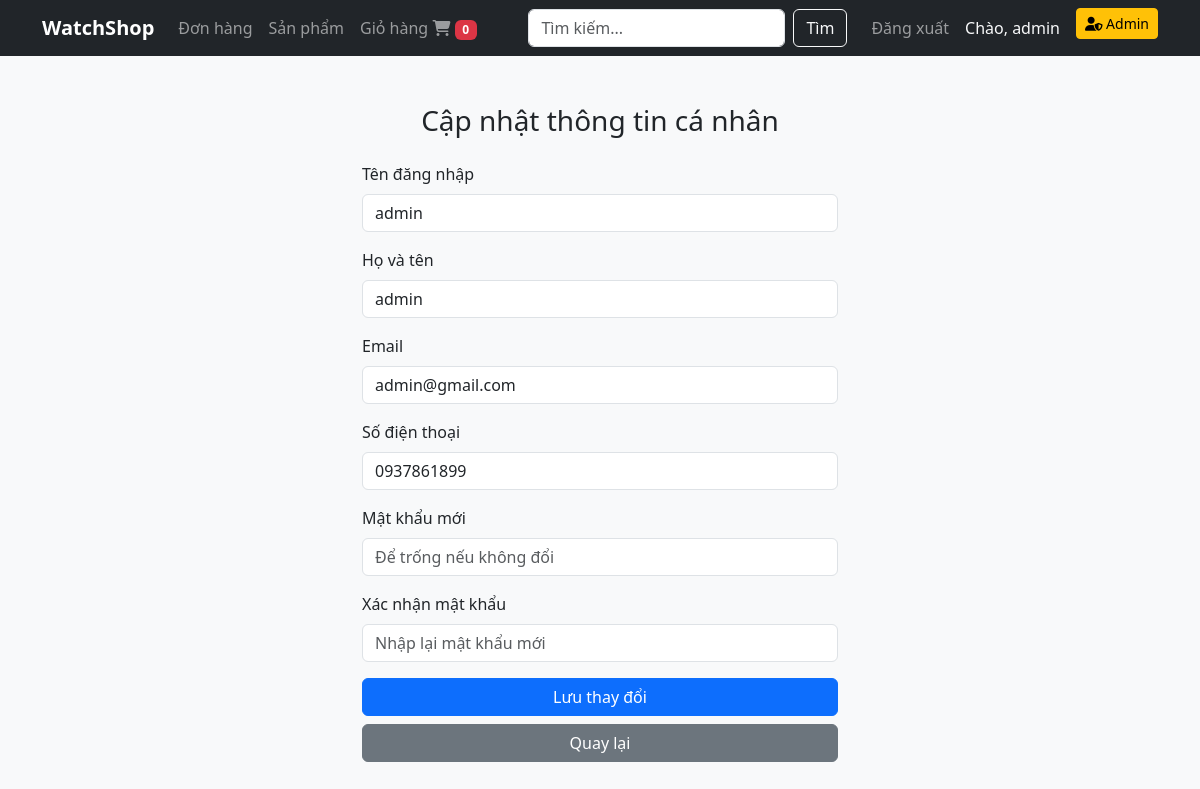
The app's page /index.php?action=editProfile (signed in) with its own data.
### tables this page shows
CREATE TABLE `users` (
  `id` int(11) NOT NULL,
  `fullname` varchar(32) NOT NULL,
  `username` varchar(50) NOT NULL,
  `password` varchar(255) NOT NULL,
  `email` varchar(100) NOT NULL,
  `phone` varchar(15) NOT NULL,
  `total_spent` decimal(15,2) NOT NULL DEFAULT 0.00,
  `role` enum('admin','user') NOT NULL DEFAULT 'user',
  `status` tinyint(1) NOT NULL DEFAULT 0,
  `level` enum('Diamond','Gold','Silver','Common') NOT NULL DEFAULT 'Common',
  `created_at` timestamp NOT NULL DEFAULT current_timestamp(),
  `updated_at` timestamp NOT NULL DEFAULT current_timestamp() ON UPDATE current_timestamp()
);

### controller/site/EditProfileController.php (called while the page is built, shortened)
<?php
require_once __DIR__ . "/../../model/User.php";
class EditProfileController {
    private User $userModel;
    public function __construct(User $userModel) {
        $this->userModel = $userModel;
    }
    public function editProfile(): void {
        $userId = $_SESSION['user']['id'];
        $user = $this->userModel->getById($userId);
        include __DIR__ . "/../../view/site/editProfile.php";
    }
}

### model/User.php (called while the page is built, shortened)
<?php
class User {
    private PDO $pdo;
    public function __construct(PDO $pdo) {
        $this->pdo = $pdo;
    }
    public function getById(int $id): ?array {
        $stmt = $this->pdo->prepare("SELECT * FROM users WHERE id = ? LIMIT 1");
        $stmt->execute([$id]);
        $user = $stmt->fetch();
        return $user ? $user : null;
    }
}

### view/site/editProfile.php (the view, shortened to what this page needs)
<?php include __DIR__ . '/components/header.php'; ?>
<body class="bg-light">
<div class="container mt-5" style="max-width: 500px;">
    <h3 class="text-center mb-4">Cập nhật thông tin cá nhân</h3>
    <form method="post" action="/php-pj/index.php?action=editProfile">
        <div class="mb-3">
            <label class="form-label">Tên đăng nhập</label>
            <input type="text" class="form-control" value="<?= htmlspecialchars($user['username']) ?>" readonly>
        </div>
        <div class="mb-3">
            <label class="form-label">Họ và tên</label>
            <input type="text" name="fullname" class="form-control"
                   value="<?= htmlspecialchars($user['fullname']) ?>" required>
        </div>
        <div class="mb-3">
            <label class="form-label">Email</label>
            <input type="email" name="email" class="form-control"
                   value="<?= htmlspecialchars($user['email']) ?>" required>
        </div>
        <div class="mb-3">
            <label class="form-label">Số điện thoại</label>
            <input type="text" name="phone" class="form-control"
                   value="<?= htmlspecialchars($user['phone']) ?>">
        </div>
        <div class="mb-3">
            <label class="form-label">Mật khẩu mới</label>
            <input type="password" name="password" class="form-control" placeholder="Để trống nếu không đổi">
        </div>
        <div class="mb-3">
            <label class="form-label">Xác nhận mật khẩu</label>
            <input type="password" name="confirm_password" class="form-control" placeholder="Nhập lại mật khẩu mới">
        </div>
        <div class="d-grid gap-2">
            <button type="submit" class="btn btn-primary">Lưu thay đổi</button>
            <a href="/php-pj/index.php?action=home" class="btn btn-secondary">Quay lại</a>
        </div>
    </form>
</div>
</body>
</html>

### records on screen
users: username "admin", fullname "admin", email "admin@gmail.com", phone "0937861899"

### other values on screen
$totalItems "0"
$_SESSION['user']['username'] "admin"
